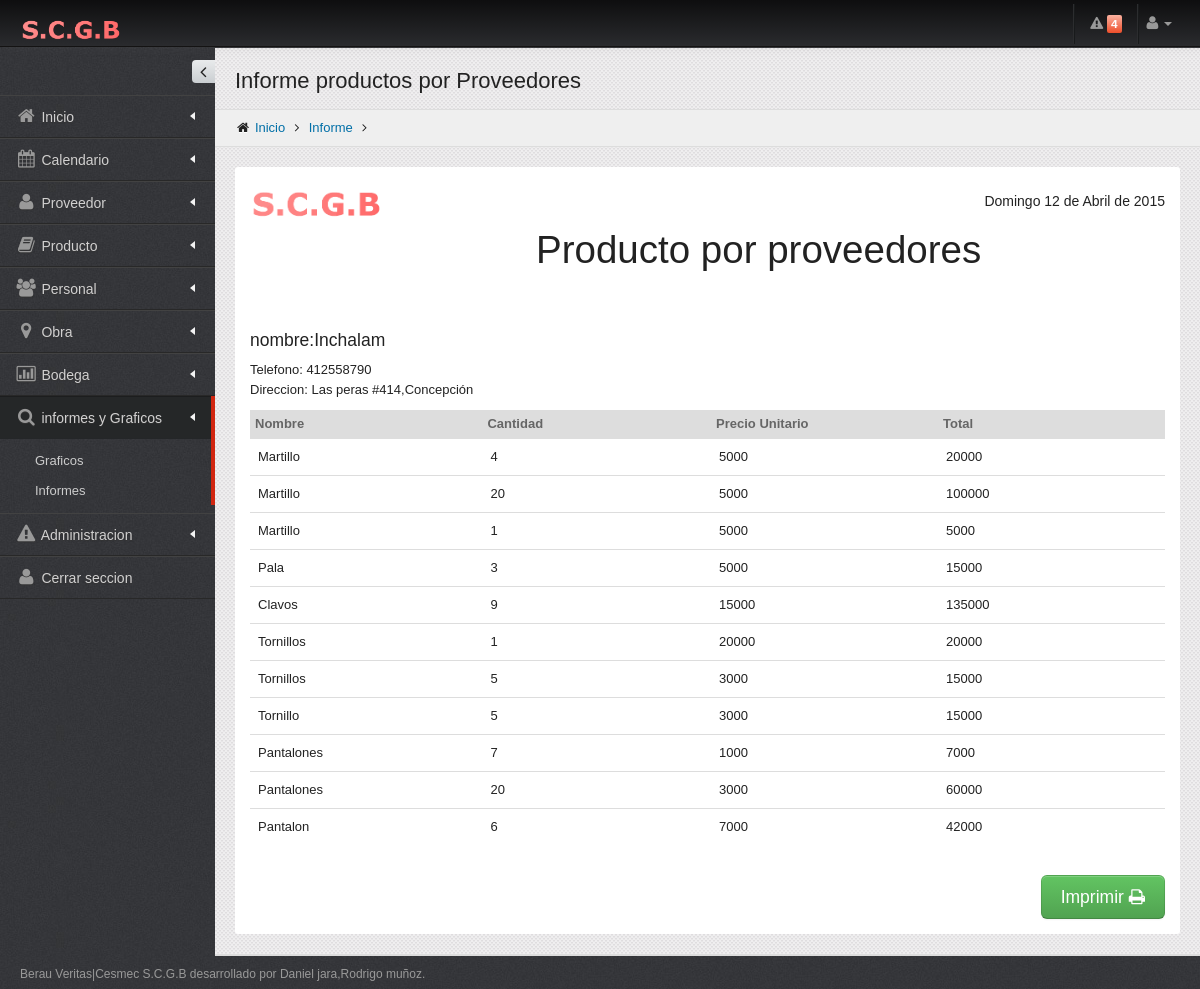
/listados/Listado_Producto_proveedorb.php (signed in), run on the app's committed database.
### tables this page shows
CREATE TABLE `permiso` (
  `CODIGOPERMISO` int(11) NOT NULL AUTO_INCREMENT,
  `PROVEEDOR` int(1) DEFAULT NULL,
  `PRODUCTO` int(1) DEFAULT NULL,
  `PERSONAL` int(1) DEFAULT NULL,
  `OBRA` int(1) DEFAULT NULL,
  `BODEGA` int(11) DEFAULT NULL,
  `INFORMEYGRAFICO` int(11) DEFAULT NULL,
  `ADMINISTRACION` int(11) DEFAULT NULL,
  PRIMARY KEY (`CODIGOPERMISO`)
);

CREATE TABLE `proveedor` (
  `RUT` varchar(11) NOT NULL,
  `PD_NOMBRE` varchar(30) NOT NULL,
  `PD_DIRECCION` varchar(50) NOT NULL,
  `PD_TELEFONO` int(11) NOT NULL,
  `PD_EMAIL` varchar(30) DEFAULT NULL,
  `PD_ESTADO` int(1) NOT NULL,
  PRIMARY KEY (`RUT`)
);

CREATE TABLE `ingreso_producto` (
  `CODIGOPRODUCTO` varchar(20) NOT NULL,
  `RUT` varchar(11) NOT NULL,
  `NUMEROFACTURA` varchar(15) NOT NULL,
  `IP_CANTIDAD` int(3) NOT NULL,
  `IP_PRECIOUNITARIO` int(6) NOT NULL,
  `IP_PRECIOTOTAL` int(6) NOT NULL,
  `IP_TOTALFACTURA` int(6) NOT NULL,
  `IP_FECHA` date NOT NULL,
  `IP_USUARIO` varchar(20) NOT NULL,
  PRIMARY KEY (`CODIGOPRODUCTO`,`RUT`,`NUMEROFACTURA`),
  KEY `FK_RELATIONSHIP_1` (`RUT`),
  CONSTRAINT `FK_RELATIONSHIP_1` FOREIGN KEY (`RUT`) REFERENCES `proveedor` (`RUT`),
  CONSTRAINT `FK_RELATIONSHIP_3` FOREIGN KEY (`CODIGOPRODUCTO`) REFERENCES `producto` (`CODIGOPRODUCTO`)
);

CREATE TABLE `producto` (
  `CODIGOPRODUCTO` varchar(20) NOT NULL,
  `P_NOMBRE` varchar(20) NOT NULL,
  `P_MARCA` varchar(20) NOT NULL,
  `P_MODELO` varchar(20) NOT NULL,
  `P_OBSERVACION` varchar(200) DEFAULT NULL,
  `P_IDENTIFICADOR` char(2) NOT NULL,
  `P_ESTADO` int(1) NOT NULL,
  PRIMARY KEY (`CODIGOPRODUCTO`)
);

### listados/Listado_Producto_proveedorb.php (the view, shortened to what this page needs)
    <? session_start();
include ("../include/conectar.php");
$CODIGO= $_SESSION["PERMISO"];
?>
<!DOCTYPE html>
 <html lang="es">
<head>
   <link href="../assets/plugins/bootstrap/css/bootstrap.min.css" rel="stylesheet" />
   <link href="../assets/plugins/bootstrap/css/bootstrap-responsive.min.css" rel="stylesheet" media="screen"/>
   <link href="../assets/plugins/font-awesome/css/font-awesome.css" rel="stylesheet" />
   <link href="../assets/css/style.css" rel="stylesheet" />
   <link href="../assets/css/style-responsive.css" rel="stylesheet" />
   <link href="../assets/css/themes/default.css" rel="stylesheet" id="style_color" />
   <link href="../assets/plugins/uniform/css/uniform.default.css" rel="stylesheet" type="text/css" />
   <link href="#" rel="stylesheet" id="style_metro" />
   <link href="../assets/css/pages/invoice.css" rel="stylesheet" type="text/css" />
   <link href="../assets/css/print.css" rel="stylesheet" type="text/css" media="print"/>
</head>
<body class="fixed-top">
   <div id="header" class="navbar navbar-inverse navbar-fixed-top">
     <div id="header2" class="navbar navbar-inverse navbar-fixed-top">
       <div class="navbar-inner">
         <div class="container-fluid">
           <a class="brand" href="../inicio.php"> <img src="../assets/img/logo.png" alt="Conquer" /> </a>
           <div class="top-nav">
             <? $sql = "SELECT COUNT( p.P_NOMBRE )as NUMERO FROM PRODUCTO p, STOCK s WHERE p.CODIGOPRODUCTO = s.CODIGOPRODUCTO AND p.P_ESTADO =1 AND s.S_CANTIDAD <= s.S_CANTIDADMINIMA ";
	$rs=mysql_query($sql,$conexion);
	while ($row=mysql_fetch_array($rs)){
              ?>
             <ul class="nav pull-right" id="top_menu">
               <li class="divider-vertical hidden-phone hidden-tablet"></li>
               <li  class="dropdown-toggle" id="header_notification_bar"> <a id="pulsate-regular" class="dropdown-toggle" data-toggle="dropdown"> <i class="icon-warning-sign"></i> <span class="label label-important">
                 <?=$row["NUMERO"];?>
                 </span></a>
                       <?=$row["NUMERO"]; }?>
               </li>
               <li class="divider-vertical hidden-phone hidden-tablet"></li>
               <li class="dropdown"> <a href="#" class="dropdown-toggle" data-toggle="dropdown"> <i class="icon-user"></i> <b class="caret"></b></a>
               </li>
             </ul>
           </div>
         </div>
       </div>
     </div>
</div>
<div id="container" class="row-fluid">
<div id="sidebar" class="nav-collapse collapse">
        <?
	$sql3 = "SELECT PROVEEDOR,PRODUCTO,PERSONAL,OBRA,BODEGA,INFORMEYGRAFICO,ADMINISTRACION from PERMISO WHERE CODIGOPERMISO= $CODIGO ";
	$rs=mysql_query($sql3,$conexion);
	while ($row4=mysql_fetch_array($rs)){
  ?>
        <div class="sidebar-toggler hidden-phone"></div>
        <ul>
          <li class=""> <a href="../inicio.php"> <i class="icon-home"></i> <span class="title ">Inicio</span> <span class="arrow "></span></a></li>
          <li class=""> <a href="../Calendario/calendario.php"> <i class="icon-calendar"></i> <span class="title">Calendario</span> <span class="arrow "></span></a></li>
          <? if($row4["PROVEEDOR"]==1){
		?>
          <li class="has-sub "> <a href="javascript:;"> <i class="icon-user "></i> <span class="title" >Proveedor</span> <span class="arrow "></span></a>
          </li>
          <? }
		if($row4["PRODUCTO"]==1){
		?>
          <li class="has-sub "> <a href="javascript:;"> <i class="icon-book"></i> <span class="title">Producto</span> <span class="arrow"></span></a>
          </li>
          <? }
		if($row4["PERSONAL"]==1){
		?>
          <li class="has-sub"> <a href="javascript:;"> <i class="icon-group"></i> <span class="title">Personal</span> <span class="arrow "></span></a>
          </li>
          <? }
		 if($row4["OBRA"]==1){
		?>
          <li class="has-sub "> <a href="javascript:;"> <i class="icon-map-marker"></i> <span class="title">Obra</span> <span class="arrow "></span></a>
          </li>
          <? }
	      if($row4["BODEGA"]==1){
		?>
          <li class="has-sub  "> <a href="javascript:;"> <i class="icon-bar-chart"></i> <span class="title">Bodega</span> <span class="arrow "></span></a>
          </li>
          <? }
	      if($row4["INFORMEYGRAFICO"]==1){
		?>
          <li class="has-sub star active "> <a href="javascript:;"> <i class="icon-search"></i> <span class="title">informes y Graficos</span> <span class="arrow "></span></a>
            <ul class="sub">
              <li ><a href="../graficos/menu_graficos.php">Graficos</a></li>
              <li ><a href="../listados/menu_listados.php">Informes</a></li>
            </ul>
          </li>
          <? }
 if($row4["ADMINISTRACION"]==1){
		?>
          <li class="has-sub  "> <a href="javascript:;"> <i class="icon-warning-sign"></i> <span class="title">Administracion</span> <span class="arrow "></span></a>
          </li>
          <? }
	}
		 ?>
          <li class=""> <a href="../logout.php"> <i class="icon-user"></i> <span class="title">Cerrar seccion</span></a></li>
        </ul>
      </div>
<div id="body">
         <div class="container-fluid">
            <div class="row-fluid hidden-print">
               <div class="span12">
                  <h3 class="page-title">
                     Informe productos por Proveedores
                  </h3>
                  <ul class="breadcrumb">
                     <li>
                        <i class="icon-home"></i>
                        <a href="../inicio.php">Inicio</a>
                        <i class="icon-angle-right"></i>
                     </li>
                     <li>
                        <a href="../listados/menu_listados.php">Informe</a>
                        <i class="icon-angle-right"></i>
                     </li>
                  </ul>
               </div>
            </div>
            <div id="page">
               <div class="invoice">
                     <div class="row-fluid invoice-logo">
                        <div class="span2 invoice-logo-space"><img src="../assets/img/logo.png"alt="" width="373" height="109" /> </div>
                         <div class="span10">
                           <p>
                          <span class="span2 muted">
                          <h1>Producto por proveedores  </h1>
                          </span></p>
                        </div>
                     </div>
               <?
	$sql1 = "SELECT distinct(p.RUT),p.PD_NOMBRE,p.PD_DIRECCION,p.PD_TELEFONO FROM proveedor p INNER JOIN ingreso_producto i
ON  p.RUT=i.RUT and p.PD_ESTADO=1";
	$rss=mysql_query($sql1,$conexion);
	while ($row1=mysql_fetch_array($rss)){
  ?>
             <div class="row-fluid">
                        <div class="span12">
                           <h4>nombre:<?=$row1["PD_NOMBRE"];?>  </h4>
                           <ul class="unstyled">
                              <li>Telefono: <?=$row1["PD_TELEFONO"];?> </li>
                              <li>Direccion:
                              <?=$row1["PD_DIRECCION"];?> </li>
                           </ul>
                        </div>
                     <div class="row-fluid">
                       <table class="table table-advance tabs-stacked">
                         <thead>
                           <tr class="table-condensed">
                             <th class="span4">Nombre</th>
                             <th class="span4">Cantidad</th>
                             <th class="span4">Precio Unitario</th>
                             <th class="span4">Total</th>
                           </tr>
                         </thead>
                         <tbody>
                           <?
  	$codigo=$row1["RUT"];
	$sql = "SELECT p.P_NOMBRE, i.IP_CANTIDAD, i.IP_PRECIOUNITARIO, (
i.IP_CANTIDAD * i.IP_PRECIOUNITARIO
) AS total
FROM producto p
INNER JOIN ingreso_producto i ON i.RUT='$codigo' and  p.CODIGOPRODUCTO = i.CODIGOPRODUCTO
";
	$rs=mysql_query($sql,$conexion);
	while ($row=mysql_fetch_array($rs)){
  ?>
                           <tr>
                             <td ><?=$row["P_NOMBRE"];?></td>
                             <td ><?=$row["IP_CANTIDAD"];?>
                             </td>
                             <td ><?=$row["IP_PRECIOUNITARIO"];?></td>
                             <td ><?=$row["total"];?></td>
                           </tr>
                           <? } ?>
                         </tbody>
                       </table>
               </div>
					 <? } ?>
                     <div class="row-fluid">
                       <div class="span4"></div>
                        <div class="span8 invoice-block">
                           <br />
                           <a class="btn btn-success btn-large hidden-print" onClick="javascript:window.print();">Imprimir <i class="icon-print icon-big"></i></a>
                        </div>
                     </div>
               </div>
            </div>
         </div>
  </div>
</div>
    <div id="footer">
      Berau Veritas|Cesmec S.C.G.B desarrollado por Daniel jara,Rodrigo muñoz.
   </div>
</body>
</html>

### assets/css/style-responsive.css (style rules this page uses)
@media (min-width: 980px) { #sidebar { position: absolute; width: 215px; } }
@media (min-width: 980px) { #sidebar ul { margin-top:47px; width: 215px; } }
@media (min-width: 980px) { #body { margin-top: 0px !important; } }
@media (min-width: 980px) { .fixed-top #body { margin-top: 20px; } }

### assets/css/themes/default.css (style rules this page uses)
body { color: #222; background-color:#3c3c3c !important; background-image: url(../../img/bg-default.png) !important; }
#header.navbar-inverse .navbar-inner { background-color: #0e0e0f; background-image: -moz-linear-gradient(top, #0e0e0f, #2a2b2e); background-image: -webkit-gradient(linear, 0 0, 0 100%, from(#2a2b2e), to(#2a2b2e)); background-image: -webkit-linear-gradient(top, #0e0e0f, #2a2b2e); background-image: -o-linear-gradient(top, #0e0e0f, #2a2b2e); background-image: linear-gradient(to bottom, #0e0e0f, #2a2b2e); background-repeat: repeat-x; filter: progid:DXImageTransform.Microsoft.gradient(startColorstr='#ff0e0e0f', endColorstr='#ff2a2b2e', GradientType=0); border-color: #141313; webkit-box-shadow: 0 1px 10px rgba(120, 120, 120, .1); -moz-box-shadow: 0 1px 10px rgba(120, 120, 120, .1); box-shadow: 0 1px 10px rgba(120, 120, 120, .1); }
#header.navbar-inverse .divider-vertical { border-left-color: #2c2d2f; border-right-color: #181a1b; }
#sidebar > ul > li > a { border-top: 1px solid #424242 !important; border-bottom: 1px solid #282828 !important; color: #d1d0d0 !important; text-shadow: 0 1px 1px #333 !important; }
#sidebar > ul > li a i { color: #999 !important; }
#sidebar > ul > li.active > a { background: #252728 !important; border-top: 1px solid #1c1d1e !important; border-bottom: 1px solid #242628 !important; }
#sidebar > ul > li > ul.sub > li > a { color: #ccc; text-shadow: 0 1px 1px #000; }

### assets/css/pages/invoice.css (style rules this page uses)
.invoice { padding: 15px; background: #fff; margin-bottom: 20px; -webkit-border-radius: 3px; -moz-border-radius: 3px; border-radius: 3px; }
.invoice table { margin:30px 0 30px; }
.invoice .invoice-logo { margin-bottom:20px; }
.invoice .invoice-logo p { padding:5px 0; font-size:26px; line-height:28px; text-align:right; }
.invoice .invoice-logo p span { display:block; font-size:14px; }
.invoice .invoice-logo-space { margin-bottom:15px; }
.invoice .invoice-block { text-align:right; }

### assets/css/print.css (style rules this page uses)
body { background-image: none !important; }
#header { display: none; }
#sidebar { display: none; }
.hidden-print { display: none; }
#footer { display: none; }
#container { margin: 0px; padding: 0px; }
#body { min-height: auto !important; background-image: none !important; border-bottom: 0 solid #ddd; }

### data on the page
permiso: PROVEEDOR 1 (drawn), PRODUCTO 1 (drawn), PERSONAL 1 (drawn), OBRA 1 (drawn), BODEGA 1 (drawn), INFORMEYGRAFICO 1 (drawn), ADMINISTRACION 1 (drawn)
proveedor: PD_NOMBRE "Inchalam", PD_TELEFONO "412558790", PD_DIRECCION "Las peras #414,Concepción"
ingreso_producto: CODIGOPRODUCTO.P_NOMBRE "Martillo", IP_CANTIDAD "4", IP_PRECIOUNITARIO "5000", total "20000"
ingreso_producto: CODIGOPRODUCTO.P_NOMBRE "Martillo", IP_CANTIDAD "20", IP_PRECIOUNITARIO "5000", total "100000"
ingreso_producto: CODIGOPRODUCTO.P_NOMBRE "Martillo", IP_CANTIDAD "1", IP_PRECIOUNITARIO "5000", total "5000"
ingreso_producto: CODIGOPRODUCTO.P_NOMBRE "Pala", IP_CANTIDAD "3", IP_PRECIOUNITARIO "5000", total "15000"
ingreso_producto: CODIGOPRODUCTO.P_NOMBRE "Clavos", IP_CANTIDAD "9", IP_PRECIOUNITARIO "15000", total "135000"
ingreso_producto: CODIGOPRODUCTO.P_NOMBRE "Tornillos", IP_CANTIDAD "1", IP_PRECIOUNITARIO "20000", total "20000"
ingreso_producto: CODIGOPRODUCTO.P_NOMBRE "Tornillos", IP_CANTIDAD "5", IP_PRECIOUNITARIO "3000", total "15000"
ingreso_producto: CODIGOPRODUCTO.P_NOMBRE "Tornillo", IP_CANTIDAD "5", IP_PRECIOUNITARIO "3000", total "15000"
ingreso_producto: CODIGOPRODUCTO.P_NOMBRE "Pantalones", IP_CANTIDAD "7", IP_PRECIOUNITARIO "1000", total "7000"
ingreso_producto: CODIGOPRODUCTO.P_NOMBRE "Pantalones", IP_CANTIDAD "20", IP_PRECIOUNITARIO "3000", total "60000"
ingreso_producto: CODIGOPRODUCTO.P_NOMBRE "Pantalon", IP_CANTIDAD "6", IP_PRECIOUNITARIO "7000", total "42000"

### other printed values
$row["NUMERO"] "4"
